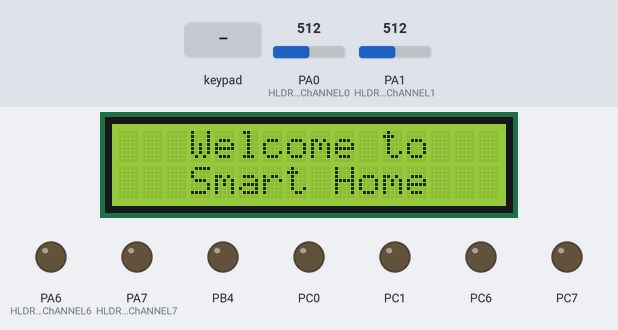
The program below on a simulated ATmega32, built with avr-gcc and emulated at 8 MHz. On the bench: 16×2 character LCD, output pins drawn as LEDs (lit = HIGH). Wiring (inferred from the names in the program): 4×4 keypad with keys 1 2 3 A 4 5 6 B 7 8 9 C * 0 # D (labels assumed): rows PC2, PC3, PC4, PC5; columns PD4, PD5, PD6, PD7; character LCD (HD44780): RS PB0; R/W PB1; E PB3; data PA2, PA3, PA4, PA5; 24Cxx EEPROM at I2C address 0x50. The inputs (shaded band) are chosen by the test bench; at power-on: PA0 (HLDR_ADC_ChANNEL0) = 512, PA1 (HLDR_ADC_ChANNEL1) = 512. EEPROM starts erased; pins used as bus, display or sensor lines are not drawn.

Above: at 1.2 s.
1.3 s: keypad keys 1 3 9 7 # pressed 0.4 s apart
At 3.6 s:
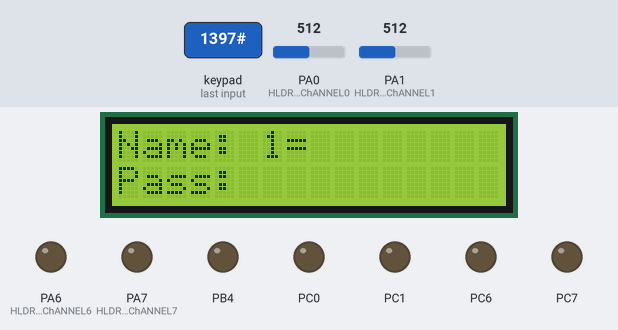
4.8 s: key 'A' pressed
6.4 s: keypad keys 1 2 3 4 # pressed 0.4 s apart
At 9.2 s:
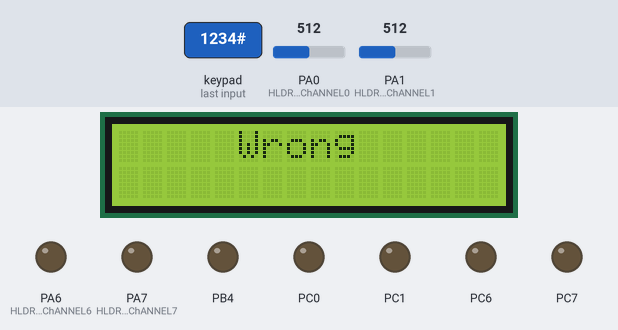
12.7 s: key 'B' pressed
At 14.0 s:
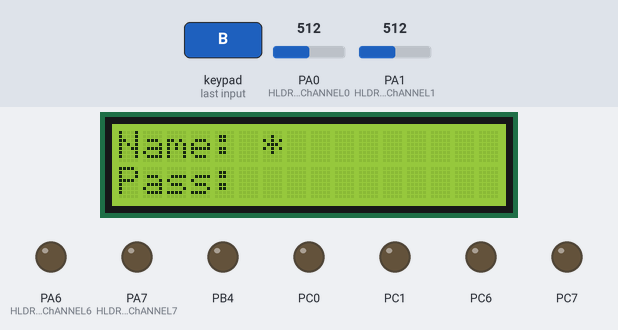
14.3 s: key '*' pressed
At 15.3 s:
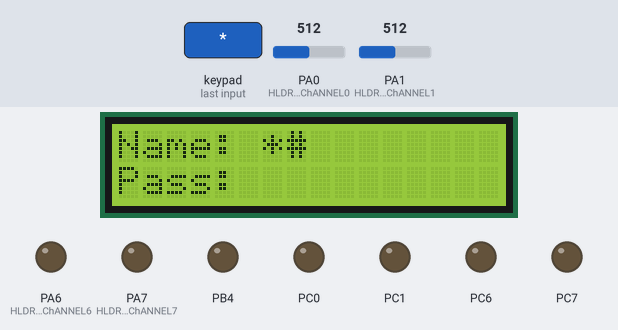
15.9 s: keypad keys 1 2 3 4 A pressed 0.4 s apart
At 18.9 s:
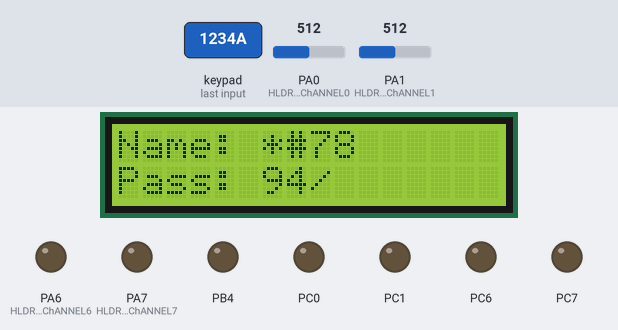
Timing chart, 0 to 20.4 s (numbered marks = the images above; inputs shaded):
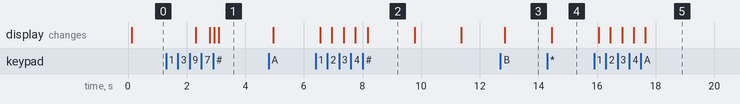

The program:

main.c
```c
/*
 * main.c
 *
 *  Created on: Aug 14, 2023
 *      Author: Amr-a
 */

#include "STD_TYPES.h"
#include "util/delay.h"
#include "HLM53_interface.h"
#include "MSPI_interface.h"
#include "MUART_interface.h"
#include "smart_home.h"
u8 bluetoothOrder		= NO_ORDER;
u8 slaveFanOrder 		= FAN_OFF_TEMP;
u8 slaveLightOrder 		= LIGHT_OFF_LUX;
u8 slaveDoorOrder		= DOOR_OFF_BLUETOOTH;
u8 slaveGarageOrder 	= GARAGE_OFF_BLUETOOTH;

u16 newLux 				= 0;
u16 currentLux 			= 0;
u8 newTemprature 		= 0;
u8 currentTemprature 	= 0;

u8 flag					= 0 ;


int main (){
	initUsedPrefrals();
	welcomeScreen();

	while(1){

		if (flag == 0){	//selection screen
			selectioScreen();
		}
		else if (flag == 1){
			//enter new user data and send to EEPROM;
			enterNewUserData();
		}
		else if(flag == 2){
			//changeUserData();
		}
		else if(flag == 3){
			// enter user data and confirm identity
			enterUserData();
		}
		else if(flag == 4){
			// you are now in the system
			//recive order from bluetooth
			while(1){
				if (IsRecivedFromBluetooth()){
					getDataFromBluetooth();
					MUART_voidTransmitString("AMr");
				}
				if (bluetoothOrder == BLUETOOTH_OPEN_FAN){
					slaveFanOrder = FAN_ON_BLUETOOTH;
					sendFanOrderToSlave();
					bluetoothOrder = NO_ORDER;
				}
				else if (bluetoothOrder == BLUETOOTH_CLOSE_FAN){
					slaveFanOrder = FAN_OFF_BLUETOOTH;
					sendFanOrderToSlave();
					bluetoothOrder = NO_ORDER;
				}
				else if (bluetoothOrder == BLUETOOTH_OPEN_DOOR){
					slaveDoorOrder = DOOR_ON_BLUETOOTH;
					sendDoorOrderToSlave();
					bluetoothOrder = NO_ORDER;
				}
				else if (bluetoothOrder == BLUETOOTH_CLOSE_DOOR){
					slaveDoorOrder = DOOR_OFF_BLUETOOTH;
					sendDoorOrderToSlave();
					bluetoothOrder = NO_ORDER;
				}

				else if (bluetoothOrder == BLUETOOTH_OPEN_GARAGE){
					slaveGarageOrder = GARAGE_ON_BLUETOOTH;
					sendGarageOrderToSlave();
					bluetoothOrder = NO_ORDER;
				}
				else if (bluetoothOrder == BLUETOOTH_CLOSE_GARAGE){
					slaveGarageOrder = GARAGE_OFF_BLUETOOTH;
					sendGarageOrderToSlave();
					bluetoothOrder = NO_ORDER;
				}
				else if (bluetoothOrder == BLUETOOTH_OPEN_LIGHT){
					slaveLightOrder = LIGHT_ON_BLUETOOTH;
					sendLightOrderToSlave();
					bluetoothOrder = NO_ORDER;
				}
				else if (bluetoothOrder == BLUETOOTH_CLOSE_LIGHT){
					slaveLightOrder = LIGHT_OFF_BLUETOOTH;
					sendLightOrderToSlave();
					bluetoothOrder = NO_ORDER;
				}

				if ((currentTemprature != newTemprature)){
					currentTemprature = newTemprature;
					displayLightAndTemp();
					sendTempToSlave();
				}

				if (currentLux != newLux){
					currentLux = newLux;
					displayLightAndTemp();
				}

				/*	handeling fan order with temp value  */
				if ((currentTemprature > 22) && (slaveFanOrder != FAN_ON_TEMP) && (slaveFanOrder != FAN_OFF_BLUETOOTH)){
					slaveFanOrder = FAN_ON_TEMP;
					sendFanOrderToSlave();
				}

				if ((currentTemprature < 19 ) && (slaveFanOrder != FAN_OFF_TEMP) && (slaveFanOrder != FAN_ON_BLUETOOTH)){
					slaveFanOrder = FAN_OFF_TEMP;
					sendFanOrderToSlave();
				}
				/* handeling Ligth order with lux value 1: prameter , 2: prevent repition ,3:bluetooth*/
				if ((currentLux > 1000) && (slaveLightOrder != LIGHT_OFF_LUX) && (slaveLightOrder != LIGHT_ON_BLUETOOTH)){
					slaveLightOrder = LIGHT_OFF_LUX;
					sendLightOrderToSlave();
				}

				if ((currentLux < 400 ) && (slaveLightOrder != LIGHT_ON_LUX) && (slaveLightOrder != LIGHT_OFF_BLUETOOTH)){
					slaveLightOrder = LIGHT_ON_LUX;
					sendLightOrderToSlave();
				}
			}
		}
	}
}
```

HEEPROM_interface.h
```c
/*
 * HEEPROM_interface.h
 *
 *  Created on: Aug 19, 2023
 *      Author: Amr-a
 */

#ifndef HEEPROM_INTERFACE_H_
#define HEEPROM_INTERFACE_H_

void EEPROM_voidWrite(u8 Copy_u8Data, u8 Copy_u7EEPROMAddress,u8 Copy_u8DataAddress);
void EEPROM_voidRead(u8 Copy_u7EEPROMAddress,u8 Copy_u8DataAddress, s8* Copy_pt8Data);
void EEPROM_voidWriteString(u8* Copy_u8Data,u8 Copy_u8DataSize, u8 Copy_u7EEPROMAddress,u8 Copy_u8DataStartAddress);
void EEPROM_voidReadString(u8 Copy_u7EEPROMAddress,u8 Copy_u8DataStartAddress,u8 Copy_u8DataSize, u8* Copy_pt8Data);


#endif /* HEEPROM_INTERFACE_H_ */
```

HEEPROM_program.c
```c
/*
 * HEEPROM_program.c
 *
 *  Created on: Aug 19, 2023
 *      Author: Amr-a
 */

#include "STD_TYPES.h"
#include "BIT_MATH.h"
#include "MTWI_interface.h"
#include "HEEPROM_interface.h"

#include "util/delay.h"

void EEPROM_voidWrite(u8 Copy_u8Data, u8 Copy_u7EEPROMAddress,u8 Copy_u8DataAddress){
	/*start condition*/
	MTWI_voidStart();

	/* sending address 0b1010 000 with write*/
	MTWI_voidWriteAddressWithOrder(Copy_u7EEPROMAddress,MTWI_WRITE);

	/* sending address data location inside eeprom*/
	MTWI_voidWriteData(Copy_u8DataAddress);

	/* sending data inside eeprom*/
	MTWI_voidWriteData(Copy_u8Data);

	/* stop condition */
	MTWI_voidStop();
}

void EEPROM_voidRead(u8 Copy_u7EEPROMAddress,u8 Copy_u8DataAddress, s8* Copy_pt8Data){
	/*start condition*/
	MTWI_voidStart();

	/* sending address 0b1010 0000 with write */
	MTWI_voidWriteAddressWithOrder(Copy_u7EEPROMAddress,MTWI_WRITE);

	/* sending address mlocation inside eeprom*/
	MTWI_voidWriteData(Copy_u8DataAddress);

	/* Send repeated start */
	MTWI_voidStart();

	/*repeated start condition with read*/
	MTWI_voidWriteAddressWithOrder(Copy_u7EEPROMAddress,MTWI_READ);

	/* NOW I'm reading one btpe from eeprom*/
	*Copy_pt8Data =  MTWI_u8ReadWithACK();

	/* stop condition */
	MTWI_voidStop();
}
void EEPROM_voidWriteString(u8* Copy_u8Data,u8 Copy_u8DataSize, u8 Copy_u7EEPROMAddress,u8 Copy_u8DataStartAddress){
	for ( ; Copy_u8DataSize > 0 ; Copy_u8DataSize--){
		/*start condition*/
		MTWI_voidStart();

		/* sending address 0b1010 000 with write*/
		MTWI_voidWriteAddressWithOrder(Copy_u7EEPROMAddress,MTWI_WRITE);

		/* sending address data location inside eeprom*/
		/* startig from last data adders */
		MTWI_voidWriteData(Copy_u8DataStartAddress+Copy_u8DataSize-1);

		/* sending data inside eeprom*/
		/* startig from last char in the string */
		MTWI_voidWriteData(Copy_u8Data[Copy_u8DataSize-1]);
		/* stop condition */
		MTWI_voidStop();
		_delay_ms(15);
	}

}


void EEPROM_voidReadString(u8 Copy_u7EEPROMAddress,u8 Copy_u8DataStartAddress,u8 Copy_u8DataSize, u8* Copy_pt8Data){

	for (;Copy_u8DataSize > 0 ; Copy_u8DataSize-- ){
		/*start condition*/
		MTWI_voidStart();

		/* sending address 0b1010 0000 with write */
		MTWI_voidWriteAddressWithOrder(Copy_u7EEPROMAddress,MTWI_WRITE);

		/* sending address mlocation inside eeprom */
		/* starting from the end of wanted data */
		MTWI_voidWriteData(Copy_u8DataStartAddress+Copy_u8DataSize-1);

		/* Send repeated start */
		MTWI_voidStart();

		/*repeated start condition with read*/
		MTWI_voidWriteAddressWithOrder(Copy_u7EEPROMAddress,MTWI_READ);

		/* NOW I'm reading one btpe from eeprom*/
		/* starting from the last byte of wanted data */
		Copy_pt8Data[Copy_u8DataSize-1] =  MTWI_u8ReadWithACK();

		/* stop condition */
		MTWI_voidStop();
	}
}
```

HLDR_interface.h
```c
/*
 * HLDR_interface.h
 *
 *  Created on: Aug 21, 2023
 *      Author: Amr-a
 */

#ifndef HLDR_INTERFACE_H_
#define HLDR_INTERFACE_H_
/*
 * thees values must be same as what in MADC_interface
 * */
#define HLDR_ADC_ChANNEL0			0
#define HLDR_ADC_ChANNEL1			1
#define HLDR_ADC_ChANNEL2			2
#define HLDR_ADC_ChANNEL3			3
#define HLDR_ADC_ChANNEL4			4
#define HLDR_ADC_ChANNEL5			5
#define HLDR_ADC_ChANNEL6			6
#define HLDR_ADC_ChANNEL7			7

u16 HLDR_u16GetRead(void);

#endif /* HLDR_INTERFACE_H_ */
```

HLDR_program.c
```c
/*
 * HLDR_program.c
 *
 *  Created on: Aug 21, 2023
 *      Author: Amr-a
 */

#include "STD_TYPES.h"
#include "BIT_MATH.h"

#include "MADC_interface.h"
#include "HLDR_interface.h"
#include "HLDR_private.h"
#include "HLDR_config.h"

u16 HLDR_u16GetRead(void){

	u16 Lux = MADC_u16GetValue(HLDR_ADC_ChANNEL);
    Lux		= MADC_s32Mapping(HLDR_MAX_LUX,HLDR_MINI_LUX,HLDR_MAX_DIGIT_VAL,HLDR_MINI_DIGIT_VAL,Lux);
	return Lux;
}
```

HLM53_interface.h
```c
/*
 * HLM53_interface.h
 *
 *  Created on: Aug 21, 2023
 *      Author: Amr-a
 */

#ifndef HLM53_INTERFACE_H_
#define HLM53_INTERFACE_H_

/*
 * thees values must be same as what in MADC_interface
 * */
#define HLM35_ADC_ChANNEL0			0
#define HLM35_ADC_ChANNEL1			1
#define HLM35_ADC_ChANNEL2			2
#define HLM35_ADC_ChANNEL3			3
#define HLM35_ADC_ChANNEL4			4
#define HLM35_ADC_ChANNEL5			5
#define HLM35_ADC_ChANNEL6			6
#define HLM35_ADC_ChANNEL7			7

s16 HLM35_s16GetRead(void);


#endif /* HLM53_INTERFACE_H_ */
```

HLM53_program.c
```c
/*
 * HLM53_program.c
 *
 *  Created on: Aug 21, 2023
 *      Author: Amr-a
 */
#include "STD_TYPES.h"
#include "BIT_MATH.h"

#include "MADC_interface.h"
#include "HLM53_interface.h"
#include "HLM53_private.h"
#include "HLM53_config.h"

s16 HLM35_s16GetRead(void){

	s16 temp 	= (s16)MADC_u16GetValue(HLM35_ADC_ChANNEL);
	temp		= MADC_s32Mapping(HLM35_MAX_TEMP,HLM35_MINI_TEMP,HLM35_MAX_DIGIT_VAL,HLM35_MINI_DIGIT_VAL,temp);
	return temp;
}
```

MADC_interface.h
```c
#ifndef MADC_INTERFACE_H
#define MADC_INTERFACE_H

#define ADC_ChANNEL0			0
#define ADC_ChANNEL1			1
#define ADC_ChANNEL2			2
#define ADC_ChANNEL3			3
#define ADC_ChANNEL4			4
#define ADC_ChANNEL5			5
#define ADC_ChANNEL6			6
#define ADC_ChANNEL7			7

#define  ADC_AREF				0
#define  ADC_VREF_VCC			1
#define  ADC_INTERNAL_256mv		3

#define ADC_PRESCALER_DIV2		1
#define ADC_PRESCALER_DIV4		2
#define ADC_PRESCALER_DIV8		3
#define ADC_PRESCALER_DIV16		4
#define ADC_PRESCALER_DIV32		5
#define ADC_PRESCALER_DIV64		6
#define ADC_PRESCALER_DIV128	7

#define ADC_RIGHT_ADJUSTMENT	0
#define ADC_LEFT_ADJUSTMENT		1

/* Voltage Reference Selections for ADC
 * ADC_VREF_INTERNAL_OFF	0
 * ADC_VREF_VCC				1
 * ADC_INTERNAL_256mv		3
 * */
Error_State_t MADC_ErrorStateInit(u8 Copy_u8VReferencetype,u8 Copy_u8Prescale, u8 Copy_u8Adjastment);
void MADC_voidInitDefault(void);

u16 MADC_u16GetValue(u8 Copy_u8AdcChannel);
void MADC_voidInitDefault(void);

s32 MADC_s32Mapping(s32 Copy_s32MaxOut ,s32 Copy_s32MiniOut,u16 Copy_u16MaxDigitalSensorRead , u16 Copy_u16MiniDigitalSensorRead ,u16 Copy_u16DigitalSensorRead);


#endif // MADC_INTERFACE_H
```

MADC_program.c
```c
#include "STD_TYPES.h"
#include "BIT_MATH.h"
#include "util/delay.h"
#include "MADC_interface.h"
#include "MADC_register.h"
#include "MADC_private.h"
#include "MADC_config.h"
Error_State_t MADC_ErrorStateInit(u8 Copy_u8VReferencetype,u8 Copy_u8Prescale, u8 Copy_u8Adjastment){
	Error_State_t errorState = return_Ok;
	//setting refrence volt
	switch (Copy_u8VReferencetype) {
	case ADC_AREF :
			//AREF and turned off Internal Vref
			CLR_BIT(ADMUX,ADMUX_REFS1);
			CLR_BIT(ADMUX,ADMUX_REFS0);
			break;
	case ADC_VREF_VCC :
			// AVCC with capacitor at AREF pin
	 		CLR_BIT(ADMUX,ADMUX_REFS1);
			SET_BIT(ADMUX,ADMUX_REFS0);
			break;
	case ADC_INTERNAL_256mv :
			// Internal 2.56V Voltage Reference with external capacitor at AREF pin
			SET_BIT(ADMUX,ADMUX_REFS1);
			SET_BIT(ADMUX,ADMUX_REFS0);
			break;
	default : errorState = return_Nok;
		break;
	}
		switch (Copy_u8Adjastment) {
		case ADC_RIGHT_ADJUSTMENT : 	CLR_BIT(ADMUX,ADMUX_ADLAR);	break;
		case ADC_LEFT_ADJUSTMENT  :		SET_BIT(ADMUX,ADMUX_ADLAR);	break;
		default: errorState = return_Nok;							break;
		}
		/*
		    ADC_PRESCALER_DIV2		1
			ADC_PRESCALER_DIV4		2
			ADC_PRESCALER_DIV8		3
			ADC_PRESCALER_DIV16		4
			ADC_PRESCALER_DIV32		5
			ADC_PRESCALER_DIV64		6
			ADC_PRESCALER_DIV128	7
		 * */
		//prescaler devetion by 32
		switch(Copy_u8Prescale){
		case ADC_PRESCALER_DIV2:
			SET_BIT(ADCSRA,ADCSRA_ADPS0);
			CLR_BIT(ADCSRA,ADCSRA_ADPS1);
			CLR_BIT(ADCSRA,ADCSRA_ADPS2);
			break;
		case ADC_PRESCALER_DIV4:
			CLR_BIT(ADCSRA,ADCSRA_ADPS0);
			SET_BIT(ADCSRA,ADCSRA_ADPS1);
			CLR_BIT(ADCSRA,ADCSRA_ADPS2);
			break;
		case ADC_PRESCALER_DIV8:
			SET_BIT(ADCSRA,ADCSRA_ADPS0);
			SET_BIT(ADCSRA,ADCSRA_ADPS1);
			CLR_BIT(ADCSRA,ADCSRA_ADPS2);
			break;
		case ADC_PRESCALER_DIV16:
			CLR_BIT(ADCSRA,ADCSRA_ADPS0);
			CLR_BIT(ADCSRA,ADCSRA_ADPS1);
			SET_BIT(ADCSRA,ADCSRA_ADPS2);
			break;
		case ADC_PRESCALER_DIV32:
			SET_BIT(ADCSRA,ADCSRA_ADPS0);
			CLR_BIT(ADCSRA,ADCSRA_ADPS1);
			SET_BIT(ADCSRA,ADCSRA_ADPS2);
			break;
		case ADC_PRESCALER_DIV64:
			CLR_BIT(ADCSRA,ADCSRA_ADPS0);
			SET_BIT(ADCSRA,ADCSRA_ADPS1);
			SET_BIT(ADCSRA,ADCSRA_ADPS2);
			break;
		case ADC_PRESCALER_DIV128:
			SET_BIT(ADCSRA,ADCSRA_ADPS0);
			SET_BIT(ADCSRA,ADCSRA_ADPS1);
			SET_BIT(ADCSRA,ADCSRA_ADPS2);
			break;
		default: errorState = return_Nok;
		}

		//enable ADC
		SET_BIT(ADCSRA,ADCSRA_ADEN);
		return errorState;

}
void MADC_voidInitDefault(void){

	//setting refrence volt internal
	CLR_BIT(ADMUX,ADMUX_REFS1);
	SET_BIT(ADMUX,ADMUX_REFS0);

	//setting adjust right
	CLR_BIT(ADMUX,ADMUX_ADLAR);

	//prescaler devetion by 32
	SET_BIT(ADCSRA,ADCSRA_ADPS0);
	CLR_BIT(ADCSRA,ADCSRA_ADPS1);
	SET_BIT(ADCSRA,ADCSRA_ADPS2);

	//enable ADC
	SET_BIT(ADCSRA,ADCSRA_ADEN);

}
u16 MADC_u16GetValue(u8 Copy_u8AdcChannel){
	//clearing selection bits in order to choose
	ADMUX &= 0b11100000 ;
	// selceting chunnle
	ADMUX |= Copy_u8AdcChannel;
	// ADC start convertion
	SET_BIT(ADCSRA,ADCSRA_ADSC);

	// busy wait until finish
	while ((GET_BIT(ADCSRA,ADCSRA_ADIF) == 0));
		// clear flag
		SET_BIT(ADCSRA,ADCSRA_ADIF);

	return ADC_DATA_REG;

}

s32 MADC_s32Mapping(s32 Copy_s32MaxOut ,s32 Copy_s32MiniOut,u16 Copy_u16MaxDigitalSensorRead , u16 Copy_u16MiniDigitalSensorRead ,u16 Copy_u16DigitalSensorRead)
{
	s32 X;
	X =(s32) (( (f64) (  (f64) (Copy_s32MaxOut - Copy_s32MiniOut) * (f64)  ((Copy_u16DigitalSensorRead-Copy_u16MiniDigitalSensorRead) )/ (f64)( Copy_u16MaxDigitalSensorRead -Copy_u16MiniDigitalSensorRead)) + Copy_s32MiniOut) + 1);
	return X ;
}
```

MDIO_interface.h
```c
/***************************************************/
/********************	Auther	: Amr 		********/
/********************	Layer 	: MCAL		********/
/********************	Module	: DIO		********/
/********************	Version: 1.00		********/
/********************	Date	: 2/8/2023	********/
/***************************************************/
/**************************************************/

#ifndef _MDIO_INTERFACE_H
#define _MDIO_INTERFACE_H
#include "STD_TYPES.h"

/* error enum with cases*/


#define DIO_OUTPUT	1
#define DIO_INPUT	0

#define PORT_LOW	0
#define PORT_HIGH	0xff
#define DIO_LOW		0
#define DIO_HIGH	1
#define HIGH		1
#define LOW			0

#define DIO_PORTA	1
#define DIO_PORTB	2
#define DIO_PORTC	3
#define DIO_PORTD	4

#define DIO_PIN0	0
#define DIO_PIN1	1
#define DIO_PIN2	2
#define DIO_PIN3	3
#define DIO_PIN4	4
#define DIO_PIN5	5
#define DIO_PIN6	6
#define DIO_PIN7	7


void Port_voidInit();

Error_State_t MDIO_ErrorS_EnablePinPullUp( u8 Copy_u8Port , u8 Copy_u8Pin);

void MDIO_voidSetPinDirection( u8 Copy_u8Port , u8 Copy_u8Pin , u8  Copy_U8Mode );

Error_State_t MDIO_ErrorS_SetPinValue( u8 Copy_u8Port , u8 Copy_u8Pin , u8  Copy_U8Mode );
Error_State_t MDIO_ErrorS_GetPinValue( u8 Copy_u8Port , u8 Copy_u8Pin , u8* P_u8Value );
Error_State_t MDIO_ErrorS_TogPinValue( u8 Copy_u8Port , u8 Copy_u8Pin );

Error_State_t MDIO_ErrorS_SetPortValue( u8 Copy_u8Port , u8  Copy_U8Value );
Error_State_t MDIO_ErrorS_GetPortValue( u8 Copy_u8Port , u8* P_u8Value );

#endif
```

MGIE_interface.h
```c
/*
 * MGIE_interface.h
 *
 *  Created on: Aug 8, 2023
 *      Author: Amr-a
 */

#ifndef MGIE_INTERFACE_H_
#define MGIE_INTERFACE_H_


void MGIE_voidEnable(void);
void MGIE_voidDisable(void);


#endif /* MGIE_INTERFACE_H_ */
```

MGIE_program.c
```c
/*
 * MGIE_program.c
 *
 *  Created on: Aug 8, 2023
 *      Author: Amr-a
 */
#include "STD_TYPES.h"
#include "BIT_MATH.h"

#include "MGIE_interface.h"
#include "MGIE_register.h"

void MGIE_voidEnable(void){
	SET_BIT( SREG ,SREG_I);
}
void MGIE_voidDisable(void){
	CLR_BIT( SREG ,SREG_I);

}
```

MSPI_interface.h
```c
/*
 * MSPI_interface.h
 *
 *  Created on: Aug 17, 2023
 *      Author: Amr-a
 */

#ifndef MSPI_INTERFACE_H_
#define MSPI_INTERFACE_H_


#define SPI_MASTER 				1
#define SPI_SLAVE 				2

#define SPI_RISING_FIRST 		1
#define SPI_FALLING_FIRST  		2

#define	SPI_WRITE_FIRST			1
#define	SPI_READ_FIRST			2

#define SPI_MSB_FIRST			1
#define SPI_LSB_FIRST			2

#define SPI_SYS_CLK_DIV_2		1
#define SPI_SYS_CLK_DIV_4		2
#define SPI_SYS_CLK_DIV_8		3
#define SPI_SYS_CLK_DIV_16		4
#define SPI_SYS_CLK_DIV_32		5
#define SPI_SYS_CLK_DIV_64		6
#define SPI_SYS_CLK_DIV_128		7


void MSPI_voidInit();
u8 MSPI_u8TransciveByte(u8 Copy_u8Data);

#endif /* MSPI_INTERFACE_H_ */
```

MTIMER_interface.h
```c
/*
 * MTIMER_interface.h
 *
 *  Created on: Aug 10, 2023
 *      Author: Amr-a
 */

#ifndef MTIMER_INTERFACE_H_
#define MTIMER_INTERFACE_H_

typedef enum{
	DIV_8,
	DIV_64,
	DIV_256

}Prescaler_t;
typedef enum {
	NORMAL_MODE,
	CTC_TOGGLE,
	CTC_SET,
	CTC_CLR,
	FAST_PWM_NON_INVERTING,
	FAST_PWM_INVERTING
	//phae correct
}Timer1Modes_t;
typedef enum {
	TOP_CTC_OCR1A,
	TOP_CTC_ICR1,
	TOP_FPWM_ICR1,
	TOP_FPWM_OCR1A,
	TOP_NORMAL_0XFF

}Top_t;

typedef enum {
	RIFSING_EDGE,
	FALLING_EDGE
}Edge_t;

void MTIMER0_voidInit(void);
void MTIMER0_voidDisable(void);
void MTIMER0_voidSetPreload(u8 Copy_u8Preload);
void MTIMER0_voidSetDutyCycle(u8 Copy_u8DutyCycle);
void setCallBackTimer0(void (*fp)(void));

/*
 * opcr1A
 * ICR1
 *
 */
void MTIMER1_voidInit( Timer1Modes_t Copy_Timer1_Mode , Top_t Copy_Timer1TopMode , Prescaler_t Copy_enuPrescalerValue );
void MTIMER1_voidSetTopValue(u16 Copy_u16TopValue , Top_t Copy_Timer1TopMode);
void MTIMER1_voidSetDutyCycle(u16 Copy_u16DutyCycleValue);
void MTIMER_voidEnableInterrupt(void);
void MTIMER1_voidEdgeSelect(Edge_t Copy_EdgeSelect);
#endif /* MTIMER_INTERFACE_H_ */
```

MTWI_interface.h
```c
/*
 * MTWI_interface.h
 *
 *  Created on: Aug 19, 2023
 *      Author: Amr-a
 */

#ifndef MTWI_INTERFACE_H_
#define MTWI_INTERFACE_H_
#define MTWI_READ 			1
#define MTWI_WRITE 			2

void MTWI_voidInit(void);

void MTWI_voidStart(void);

void MTWI_voidWriteAddressWithOrder(u8 Copy_u7SlaveAddress,u8 copy_u8ReadOrWrite);
void MTWI_voidWriteData(u8 Copy_u8Data);

u8 MTWI_u8ReadWithACK(void);

void MTWI_voidStop(void);

u8 MTWI_u8GetStatus(void);


#endif /* MTWI_INTERFACE_H_ */
```

comonFunctions.c
```c
/*
 * comonFunctions.c
 *
 *  Created on: Aug 25, 2023
 *      Author: Amr-a
 */
#include "STD_TYPES.h"
#include "BIT_MATH.h"

#include "comonFunctions.h"

u8 compareString(u8* s1 , u8* s2,u8 size){
	u8 result = 1;
	u8 i;
	for (i = 0 ; i < size ; i++){
		if (s1[i] == s2[i]){

		}
		else {
			result = 0;
		}

	}
	return result;
}
```

comonFunctions.h
```c
/*
 * comonFunctions.h
 *
 *  Created on: Aug 25, 2023
 *      Author: Amr-a
 */

#ifndef COMONFUNCTIONS_H_
#define COMONFUNCTIONS_H_
u8 compareString(u8* s1 , u8* s2,u8 size);


#endif /* COMONFUNCTIONS_H_ */
```

Source omitted: MDIO_program.c (4621 bytes), MSPI_program.c (3023 bytes), MTIMER_program.c (4770 bytes), MTIMER_regesters.h (1565 bytes), MTWI_program.c (2768 bytes), MUART_interface.h (697 bytes), MUART_program.c (1701 bytes), smart_home.c (4807 bytes), smart_home.h (1335 bytes), HKeypad_config.h (607 bytes), HLCD_config.h (737 bytes), HLDR_config.h (322 bytes) and 29 more

Measured:
- after the input at 1.3 s, the display: first differs from a run without the input after 1.5 s (image 1 shows a later state)
- after the input at 6.4 s, the display: first changes after 0.15 s (image 2 shows a later state)
- after the input at 12.7 s, the display: changes after 0.15 s (image 3)
- after the input at 14.3 s, the display: changes after 0.15 s (image 4)
- after the input at 15.9 s, the display: first changes after 0.15 s (image 5 shows a later state)
- what the display in image 2 shows lasts 1.6 s, from 8.2 s to 9.8 s
